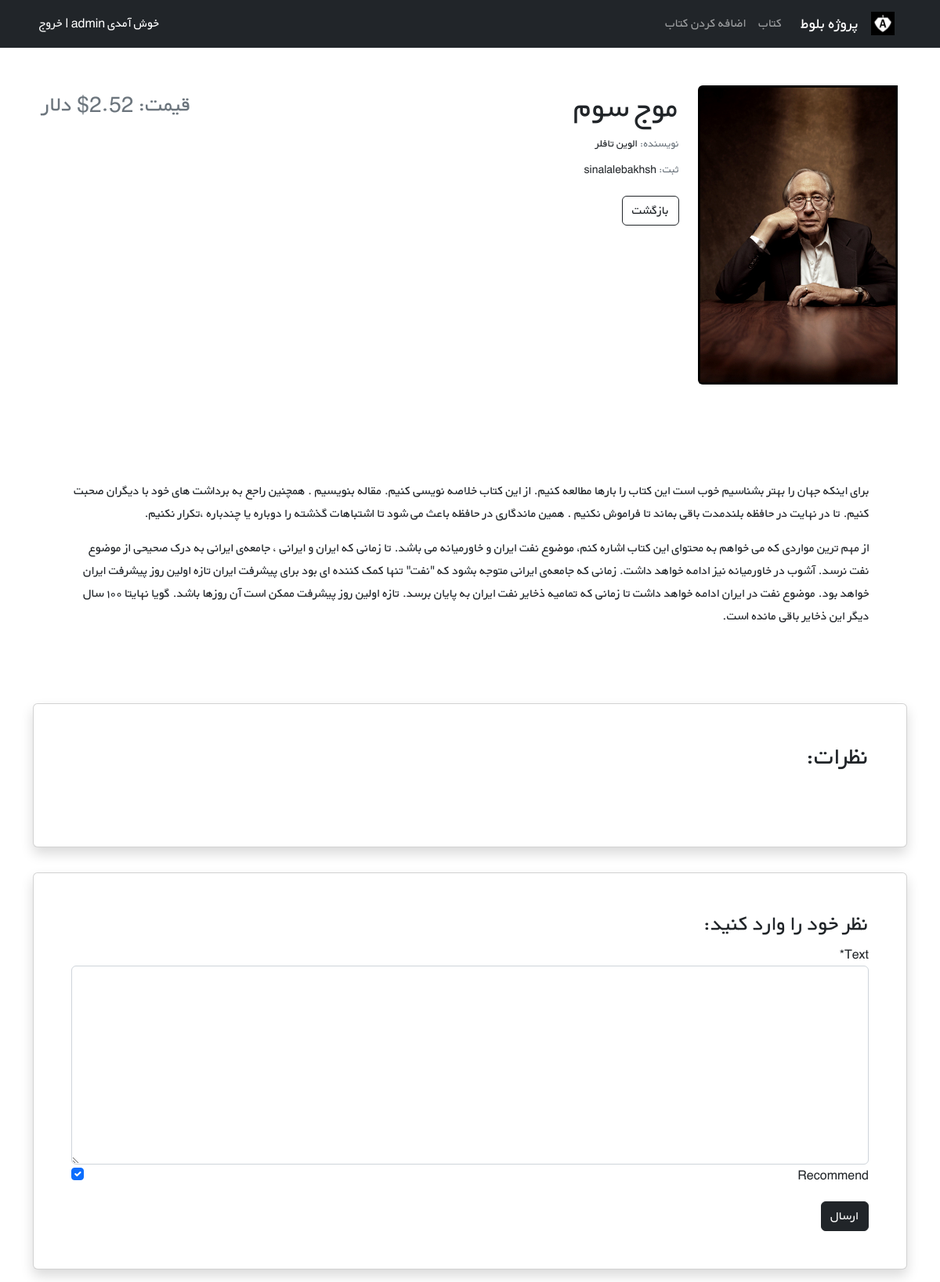
The app's page /books/6/ (signed in) with its own data.
### books/models.py (models this page shows, shortened)
class Book(models.Model):
    user = models.ForeignKey(get_user_model(), on_delete=models.CASCADE)
    title = models.CharField(max_length=200)
    author = models.CharField(max_length=200)
    description = models.TextField()
    price = models.DecimalField(max_digits=5, decimal_places=2)
    cover = models.ImageField(upload_to='covers/', blank=True)

### accounts/models.py (models this page shows)
class CustomUser(AbstractUser):
    email = models.EmailField(unique=True)

### books/views.py (the view)
# urls.py: path('<int:pk>/', book_detail_view, name="book_detail"),
@login_required
def book_detail_view(request, pk):
    book = get_object_or_404(Book, pk=pk)
    book_comments = book.comments.all()
    if request.method == 'POST':
        comment_form = CommentForm(request.POST)
        if comment_form.is_valid():
            new_comment = comment_form.save(commit=False)
            new_comment.book = book
            new_comment.user = request.user
            new_comment.save()
            comment_form = CommentForm()
    else:
        comment_form = CommentForm()
    return render(request, 'books/book_detail.html', {
        'book': book,
        'comments': book_comments,
        'comment_form': comment_form,
        }
    )

### books/forms.py
class CommentForm(forms.ModelForm):
    class Meta:
        model = Comment
        fields = ('text', 'recommend', )

### books/templates/books/book_detail.html (shortened to what this page needs)
{% extends '_base.html' %}
{% load crispy_forms_tags %}
{% block content %}
<div class="container mt-5" dir="rtl">
        <div class="">
            <div class="">
                <div class="d-flex justify-content-center">
                    <div class="row w-sm-75 w-100">
                        <div class="col-xs-12 col-md-3 d-flex justify-content-center">
                            <div>
                                {% if book.cover %}
                                    <img src="{{ book.cover.url }}" class="img-fluid rounded-start" alt="...">
                                {% else %}
                                    <img src="/static/pages/sinalalebakhsh.jpg" class="img-fluid rounded-start" alt="...">
                                {% endif %}
                             </div>
                        </div>
                        <div class="col-xs-12 col-md-6 text-center text-md-end mt-md-1 mt-4">
                            <h1>{{ book.title|capfirst }}</h1>
                            <h5 class="small my-1"><span class="text-muted">نویسنده: </span>{{ book.author }}</h5>
                            <h5 class="small my-1"><span class="text-muted">ثبت: </span>{{ book.user }}</h5>
                            <a href="{% url 'book_list' %}" class="btn btn-bg btn-outline-dark mt-3">بازگشت</a>
                        </div>
                        <div class="col-xs-12 col-md-3 d-flex flex-column">
                            <h3 class="align-self-center pt-2 text-muted align-self-md-end">قیمت: {{ book.price }}$ دلار</h3>
                        </div>
                    </div>
                </div>
                <div class="d-flex justify-content-center">
                    <div class="my-3 p-5 w-sm-75 w-100">
                        <br>
                        <br>
                        {{ book.description|linebreaks }}
                    </div>
                </div>
                <div class="d-flex justify-content-center">
                    <div class="card shadow my-3 p-5 w-sm-75 w-100">
                        <h2 class="mb-5">نظرات:</h2>
                    </div>
                </div>
                <div class="d-flex justify-content-center">
                    <div class="card shadow my-3 p-5 w-sm-75 w-100">
                        <h3>نظر خود را وارد کنید:</h3>
                        <form method="POST">
                            {{ comment_form|crispy }}
                            <button type="submit" class="btn btn-dark mt-3">ارسال</button>
                        </form>
                    </div>
                </div>
            </div>
        </div>
    </div>
{% endblock content %}

### static/css/style.css (style rules this page uses)
* { font-family: 'BYekan', sans-serif; line-height: 1.8rem; }
@media (min-width: 576px) { .w-sm-75 { width: 75%!important; } }

### records on screen
Book: cover (picture), title "موج سوم", author "الوین تافلر", user "sinalalebakhsh", price "2.52", description "برای اینکه جهان را بهتر بشناسیم خوب است این کتاب را بارها مطالعه کنیم. از این کتاب خلاصه نویسی کنیم. مقاله بنویسیم . همچنین راجع به برداشت های خود با دیگران صحبت کنیم. تا در نهایت در حافظه بلند‌مدت باقی بماند تا فراموش نکنیم . همین ماندگاری در حافظه باعث می شود تا اشتباهات گذشته را دوباره یا چندباره ،‌تکرار نکنیم. از مهم ترین مواردی که می خواهم به محتوای این کتاب اشاره کنم، موضوع نفت ایران و خاورمیانه می باشد. تا زمانی که ایران و ایرانی ، جامعه‌ی ایرانی به درک صحیحی از موضوع نفت نرسد. آشوب در خاورمیانه نیز ادامه خواهد داشت. زمانی که جامعه‌ی ایرانی متوجه بشود که \"نفت\" تنها کمک کننده ای بود برای پیشرفت ایران تازه اولین روز پیشرفت ایران خواهد بود. موضوع نفت در ایران ادامه خواهد داشت تا زمانی…"
